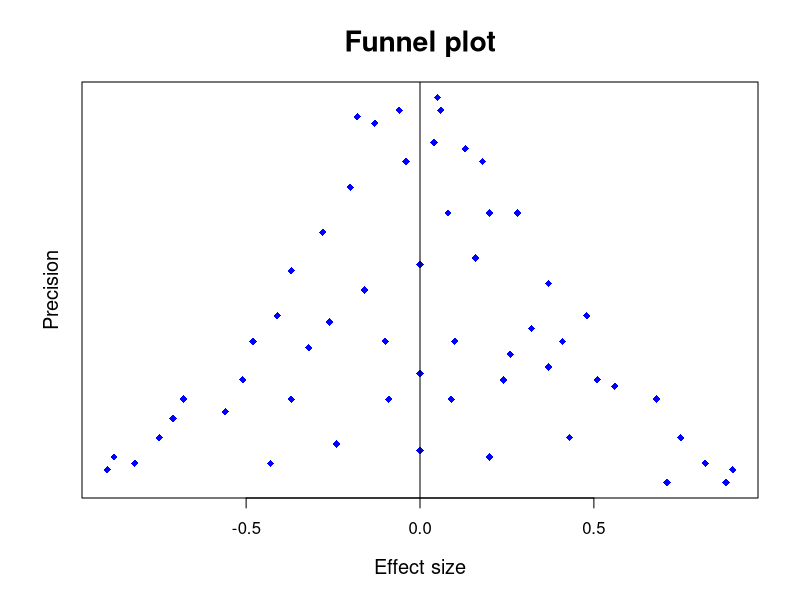

Recreate this plot in R.
x4.effect <- c(-0.9, -0.88, -0.82, -0.75, -0.71, -0.68, -0.56, -0.51,
               -0.48, -0.43, -0.41, -0.37, -0.37, -0.32, -0.28, -0.26, -0.24, -0.2,
               -0.18, -0.16, -0.13, -0.1, -0.09, -0.06, -0.04, 0, 0, 0.05, 0.08,
               0.9, 0.88, 0.82, 0.75, 0.71, 0.68, 0.56, 0.51,
               0.48, 0.43, 0.41, 0.37, 0.37, 0.32, 0.28, 0.26, 0.24, 0.2,
               0.18, 0.16, 0.13, 0.1, 0.09, 0.06, 0.04, 0, 0.2)
y4.precision <- c(0.03, 0.05, 0.04, 0.08, 0.11, 0.14, 0.12, 0.17,
                  0.23, 0.04, 0.27, 0.14, 0.34, 0.22, 0.4, 0.26, 0.07, 0.47,
                  0.58, 0.31, 0.57, 0.23, 0.14, 0.59, 0.51, 0.35, 0.18, 0.61, 0.43,
                  0.03, 0.01, 0.04, 0.08, 0.01, 0.14, 0.16, 0.17,
                  0.27, 0.08, 0.23, 0.19, 0.32, 0.25, 0.43, 0.21, 0.17, 0.43,
                  0.51, 0.36, 0.53, 0.23, 0.14, 0.59, 0.54, 0.06, 0.05)
none <- data.frame(x4.effect, y4.precision)
plot(none, xlab="Effect size", ylab="", yaxt="n", pch=18, col="blue", xlim=c(-0.9,0.9), cex.lab=1.2)
abline(v=0)
title(ylab="Precision", line=1, cex.lab=1.2)
title(main = "Funnel plot", cex.main=1.7)
